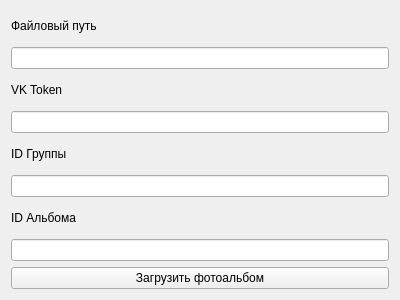
<?xml version="1.0" encoding="UTF-8"?>
<ui version="4.0">
 <class>Form</class>
 <widget class="QWidget" name="Form">
  <property name="geometry">
   <rect>
    <x>0</x>
    <y>0</y>
    <width>400</width>
    <height>300</height>
   </rect>
  </property>
  <property name="windowTitle">
   <string>Form</string>
  </property>
  <layout class="QVBoxLayout" name="verticalLayout">
   <item>
    <widget class="QLabel" name="label">
     <property name="maximumSize">
      <size>
       <width>16777215</width>
       <height>30</height>
      </size>
     </property>
     <property name="text">
      <string>Файловый путь</string>
     </property>
    </widget>
   </item>
   <item>
    <widget class="QLineEdit" name="lineEdit_4"/>
   </item>
   <item>
    <widget class="QLabel" name="label_2">
     <property name="maximumSize">
      <size>
       <width>16777215</width>
       <height>30</height>
      </size>
     </property>
     <property name="text">
      <string>VK Token</string>
     </property>
    </widget>
   </item>
   <item>
    <widget class="QLineEdit" name="lineEdit_3"/>
   </item>
   <item>
    <widget class="QLabel" name="label_3">
     <property name="maximumSize">
      <size>
       <width>16777215</width>
       <height>30</height>
      </size>
     </property>
     <property name="text">
      <string>ID Группы</string>
     </property>
    </widget>
   </item>
   <item>
    <widget class="QLineEdit" name="lineEdit_2"/>
   </item>
   <item>
    <widget class="QLabel" name="label_4">
     <property name="maximumSize">
      <size>
       <width>16777215</width>
       <height>30</height>
      </size>
     </property>
     <property name="text">
      <string>ID Альбома</string>
     </property>
    </widget>
   </item>
   <item>
    <widget class="QLineEdit" name="lineEdit"/>
   </item>
   <item>
    <widget class="QPushButton" name="DownloadAlbum">
     <property name="text">
      <string>Загрузить фотоальбом</string>
     </property>
    </widget>
   </item>
  </layout>
 </widget>
 <resources/>
 <connections/>
</ui>
